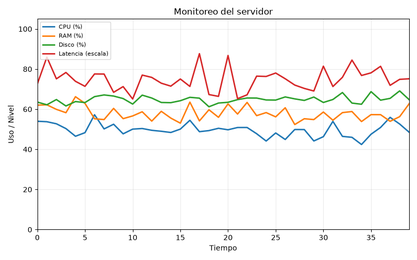
#> input picture data/semana08/pruebas/prueba_latencia.png, 417 x 260 px, shrunk from 800 x 500 before the run
$ python semana09_vision.py
#> lines starting #> are read from the running program, lines starting #| are printed output that depends on the picture; after the words box and inside, x2 and y2 are one past the last pixel; in counts of white or black regions, pixels touching at a corner belong together
from pathlib import Path
import argparse

import matplotlib.pyplot as plt
from skimage import feature, filters, io, measure


# ============================================================
# RUTAS
# ============================================================

ROOT = Path(__file__).resolve().parent.parent

ARTIFACTS_DIR = ROOT / "artifacts"

DEFAULT_IMAGE = (
    ROOT
    / "data"
    / "semana08"
    / "pruebas"
    / "prueba_latencia.png"
)

OUTPUT_IMAGE = (
    ARTIFACTS_DIR
    / "semana09_vision.png"
)


# ============================================================
# CARGAR IMAGEN
# ============================================================

def load_image(image_path):

    image_path = Path(image_path)

    if not image_path.exists():

        raise FileNotFoundError(
            f"No existe la imagen: {image_path}"
        )

    # Cargar directamente en escala de grises.
    # El resultado queda aproximadamente entre 0 y 1.

    image = io.imread(
        image_path,
        as_gray=True,
    )

    return image


# ============================================================
# PROCESAR IMAGEN
# ============================================================

def process_image(
    image,
    sigma=2.0,
):

    # ========================================================
    # 1. DETECCIÓN DE CONTORNOS - CANNY
    # ========================================================

    edges = feature.canny(
        image,
        sigma=sigma,
    )


    # ========================================================
    # 2. UMBRAL AUTOMÁTICO - OTSU
    # ========================================================

    threshold = filters.threshold_otsu(
        image
    )


    # ========================================================
    # 3. MÁSCARA BINARIA
    #
    # En la práctica original se utiliza:
    #
    #     image > threshold
    #
    # porque se buscan objetos claros.
    #
    # Nuestras gráficas tienen fondo blanco y contenido
    # principalmente más oscuro, por lo que utilizamos:
    #
    #     image < threshold
    #
    # Esto permite conservar las líneas, textos y elementos
    # oscuros de la gráfica como regiones de interés.
    # ========================================================

    mask = image < threshold


    # ========================================================
    # 4. REGIONES CONECTADAS
    # ========================================================

    labels = measure.label(
        mask,
        connectivity=2,
    )


    regions = int(
        labels.max()
    )


    return {
        "edges": edges,
        "threshold": float(threshold),
        "mask": mask,
        "labels": labels,
        "regions": regions,
    }


# ============================================================
# GENERAR EVIDENCIA VISUAL
# ============================================================

def create_evidence(
    image,
    edges,
    mask,
    sigma,
):

    ARTIFACTS_DIR.mkdir(
        parents=True,
        exist_ok=True,
    )


    fig, axes = plt.subplots(
        1,
        3,
        figsize=(12, 4),
    )


    # --------------------------------------------------------
    # Imagen original
    # --------------------------------------------------------

    axes[0].imshow(
        image,
        cmap="gray",
    )

    axes[0].set_title(
        "Original"
    )


    # --------------------------------------------------------
    # Canny
    # --------------------------------------------------------

    axes[1].imshow(
        edges,
        cmap="gray",
    )

    axes[1].set_title(
        f"Canny - sigma={sigma}"
    )


    # --------------------------------------------------------
    # Otsu
    # --------------------------------------------------------

    axes[2].imshow(
        mask,
        cmap="gray",
    )

    axes[2].set_title(
        "Segmentación Otsu"
    )


    # --------------------------------------------------------
    # Ocultar ejes
    # --------------------------------------------------------

    for axis in axes:

        axis.axis(
            "off"
        )


    fig.tight_layout()


    fig.savefig(
        OUTPUT_IMAGE,
        dpi=160,
    )


    plt.close(
        fig
    )


# ============================================================
# MOSTRAR RESULTADOS
# ============================================================

def show_results(
    image_path,
    image,
    result,
    sigma,
):

    threshold = result[
        "threshold"
    ]

    threshold_255 = (
        threshold * 255
    )


    print()

    print(
        "=" * 70
    )

    print(
        "SEMANA 9 - RECONOCIMIENTO DE IMÁGENES"
    )

    print(
        "=" * 70
    )

    print()

    print(
        "IMAGEN UTILIZADA"
    )

    print(
        "-" * 70
    )

    print(
        image_path
    )

    print()

    print(
        f"Dimensiones: "
        f"{image.shape[1]} x "
        f"{image.shape[0]} píxeles"
    )

    print()


    print(
        "DETECCIÓN DE CONTORNOS"
    )

    print(
        "-" * 70
    )

    print(
        f"Algoritmo: Canny"
    )

    print(
        f"Sigma: {sigma}"
    )

    print()


    print(
        "SEGMENTACIÓN"
    )

    print(
        "-" * 70
    )

    print(
        f"Umbral Otsu (0-1): "
        f"{threshold:.4f}"
    )

    print(
        f"Umbral equivalente (0-255): "
        f"{threshold_255:.2f}"
    )

    print()


    print(
        "REGIONES"
    )

    print(
        "-" * 70
    )

    print(
        f"Regiones conectadas: "
        f"{result['regions']}"
    )

    print()


    print(
        "EVIDENCIA GENERADA"
    )

    print(
        "-" * 70
    )

    print(
        OUTPUT_IMAGE
    )

    print()

    print(
        "=" * 70
    )

    print(
        "PROCESAMIENTO COMPLETADO"
    )

    print(
        "=" * 70
    )

    print()


# ============================================================
# ARGUMENTOS
# ============================================================

def parse_arguments():

    parser = argparse.ArgumentParser(
        description=(
            "Procesamiento de imágenes de "
            "monitoreo de servidores."
        )
    )


    parser.add_argument(
        "imagen",
        nargs="?",
        default=str(
            DEFAULT_IMAGE
        ),
        help=(
            "Ruta de la imagen que "
            "se desea procesar."
        ),
    )


    parser.add_argument(
        "--sigma",
        type=float,
        default=2.0,
        help=(
            "Valor sigma utilizado "
            "por Canny."
        ),
    )


    return parser.parse_args()


# ============================================================
# MAIN
# ============================================================

def main():

    args = parse_arguments()

    image_path = Path(
        args.imagen
    )


    try:

        # ====================================================
        # 1. CARGAR IMAGEN
        # ====================================================

        image = load_image(
            image_path
        )
#> in load_image, `image = io.imread( image_path, as_gray=True, )`:
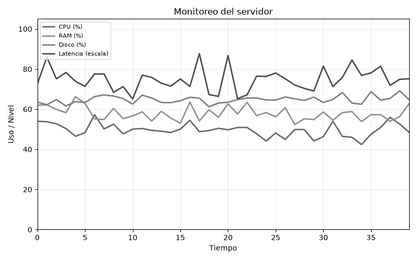
#> image: shape (260, 417) float64; min 0, max 1, mean 0.968


        # ====================================================
        # 2. PROCESAR
        # ====================================================

        result = process_image(
            image,
            sigma=args.sigma,
        )
#> in process_image, `edges = feature.canny( image, sigma=sigma, )`:
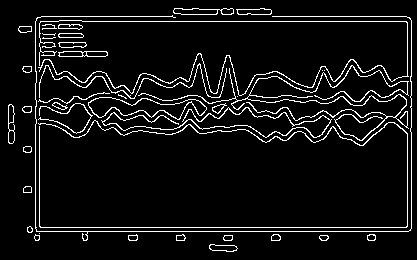
#> edges: shape (260, 417) bool; 6.9% white in thin lines or dots
#> in process_image, `threshold = filters.threshold_otsu( image )`: threshold = 0.76
#> in process_image, `mask = image < threshold`:
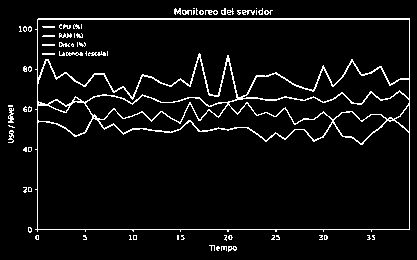
#> mask: shape (260, 417) bool; 5.6% white in thin lines or dots
#> in process_image, `labels = measure.label( mask, connectivity=2, )`:
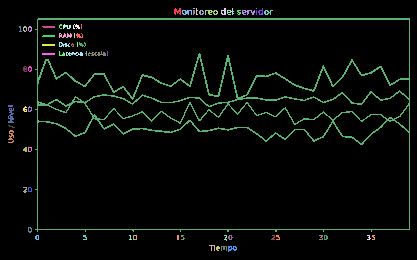
#> labels: shape (260, 417) int32; 71 distinct labels, from 0 to 70; one colour per label, 0 black
#> in process_image, `regions = int( labels.max() )`: regions = 70
#> result = 5 items


        # ====================================================
        # 3. GENERAR EVIDENCIA
        # ====================================================

        create_evidence(
            image,
            result["edges"],
            result["mask"],
            args.sigma,
        )


        # ====================================================
        # 4. MOSTRAR RESULTADOS
        # ====================================================

        show_results(
            image_path,
            image,
            result,
            args.sigma,
        )
#> in show_results, `threshold = result[ "threshold" ]`: threshold = 0.76
#> in show_results, `threshold_255 = ( threshold * 255 )`: threshold_255 = 193.7
#| Dimensiones: 417 x 260 píxeles
#| Umbral Otsu (0-1): 0.7598
#| Umbral equivalente (0-255): 193.74
#| Regiones conectadas: 70


    except Exception as error:

        print()

        print(
            "=" * 70
        )

        print(
            "ERROR"
        )

        print(
            "=" * 70
        )

        print(
            str(error)
        )

        print()

        raise SystemExit(1)


# ============================================================
# EJECUCIÓN
# ============================================================

if __name__ == "__main__":

    main()

$ run again, with data/semana08/pruebas/prueba_critico.png copied over data/semana08/pruebas/prueba_latencia.png
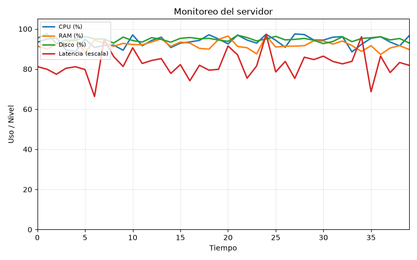
#> input picture data/semana08/pruebas/prueba_critico.png, 417 x 260 px, shrunk from 800 x 500 before the run
#> in process_image, `edges = feature.canny( image, sigma=sigma, )`:
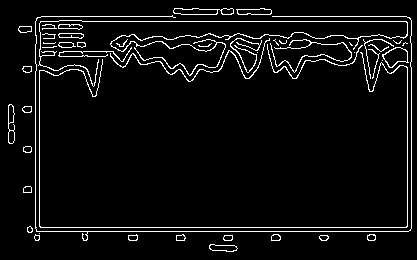
#> edges: shape (260, 417) bool; 5.3% white in thin lines or dots
#> in process_image, `threshold = filters.threshold_otsu( image )`: threshold = 0.756
#> mask: shape (260, 417) bool; 4.9% white in thin lines or dots
#> in process_image, `labels = measure.label( mask, connectivity=2, )`:
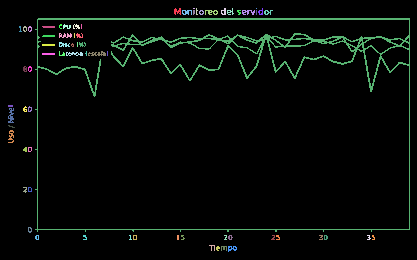
#> labels: shape (260, 417) int32; 71 distinct labels, from 0 to 70; one colour per label, 0 black
#> regions = 70
#> result = 5 items
#> in show_results, `threshold = result[ "threshold" ]`: threshold = 0.756
#> threshold_255 = 192.7
#| Dimensiones: 417 x 260 píxeles
#| Umbral Otsu (0-1): 0.7559
#| Umbral equivalente (0-255): 192.74
#| Regiones conectadas: 70

$ run again, with data/semana08/pruebas/prueba_disco.png copied over data/semana08/pruebas/prueba_latencia.png
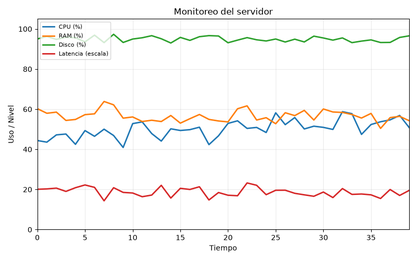
#> input picture data/semana08/pruebas/prueba_disco.png, 417 x 260 px, shrunk from 800 x 500 before the run
#> in process_image, `edges = feature.canny( image, sigma=sigma, )`:
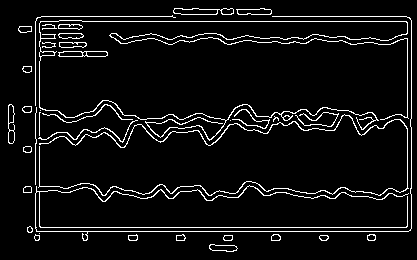
#> edges: shape (260, 417) bool; 6.3% white in thin lines or dots
#> in process_image, `threshold = filters.threshold_otsu( image )`: threshold = 0.764
#> mask: shape (260, 417) bool; 5.1% white in thin lines or dots
#> in process_image, `labels = measure.label( mask, connectivity=2, )`:
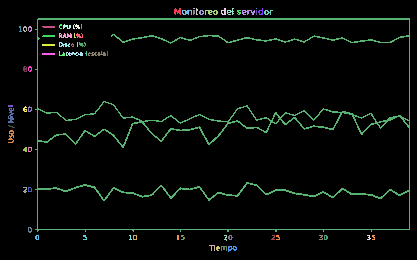
#> labels: shape (260, 417) int32; 71 distinct labels, from 0 to 70; one colour per label, 0 black
#> regions = 70
#> result = 5 items
#> in show_results, `threshold = result[ "threshold" ]`: threshold = 0.764
#> threshold_255 = 194.7
#| Dimensiones: 417 x 260 píxeles
#| Umbral Otsu (0-1): 0.7637
#| Umbral equivalente (0-255): 194.74
#| Regiones conectadas: 70

$ run again, with data/semana08/pruebas/prueba_internet.png copied over data/semana08/pruebas/prueba_latencia.png
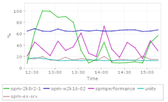
#> input picture data/semana08/pruebas/prueba_internet.png, 168 x 102 px, shrunk from 322 x 196 before the run
#> in process_image, `edges = feature.canny( image, sigma=sigma, )`:
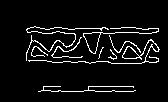
#> edges: shape (102, 168) bool; 6.4% white in thin lines or dots, all inside (x1, y1, x2, y2) = (26, 26, 160, 92)
#> in process_image, `threshold = filters.threshold_otsu( image )`: threshold = 0.869
#> mask: shape (102, 168) bool; 9.1% white in thin lines or dots, all inside (x1, y1, x2, y2) = (3, 10, 159, 99)
#> in process_image, `labels = measure.label( mask, connectivity=2, )`:
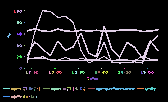
#> labels: shape (102, 168) int32; 74 distinct labels, from 0 to 73; one colour per label, 0 black
#> regions = 73
#> result = 5 items
#> in show_results, `threshold = result[ "threshold" ]`: threshold = 0.869
#> threshold_255 = 221.7
#| Dimensiones: 168 x 102 píxeles
#| Umbral Otsu (0-1): 0.8693
#| Umbral equivalente (0-255): 221.67
#| Regiones conectadas: 73
